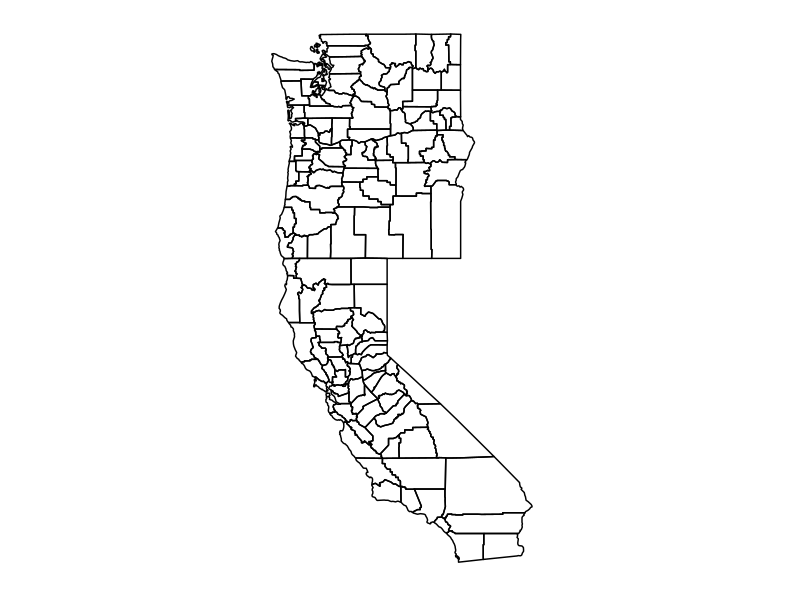

Generate this figure with R: (Note: this script raises an error after producing the figure.)
library("ggplot2")

# https://eriqande.github.io/rep-res-web/lectures/making-maps-with-R.html

counties <- map_data("county")
west_coast <- subset(counties, 
                     region %in% c("california", "oregon", "washington"))



ditch_the_axes <- theme(
  axis.text = element_blank(),
  axis.line = element_blank(),
  axis.ticks = element_blank(),
  panel.border = element_blank(),
  panel.grid = element_blank(),
  axis.title = element_blank()
)
map <- ggplot(data = west_coast) + 
  
  geom_polygon(aes(x = long, y = lat, group = group, color = "white"), fill = "NA", color = "black") + 
  coord_fixed(1.3) + theme_bw() + ditch_the_axes

native_map <- ggplot(state_shapes) +
  geom_polygon(
    mapping = aes(x = long, y = lat, group = group, fill = native_jail_pop_rate),
    color = "black",
    size = .1
  ) +
  coord_map() +
  scale_fill_continuous(low = "white", high = "Red") +
  labs(
    title = "Native Jail Incarceration Rate Comparison State Map (2017)",
    subtitle = "Per 100,000 residents age 15-64",
    fill = "Rate"
  ) +
  blank_theme
